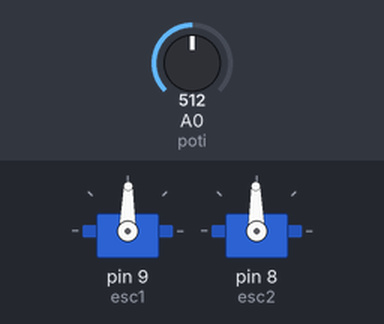
A sketch run on a simulated Arduino Uno, built with avr-gcc and run on an emulated ATmega328P. Shown: 2 × servo. Inputs (shaded band) come from the test bench; at power-on: A0 (poti) = 512. What the sketch prints to the serial monitor is not drawn.

Above: at 1.2 s.
1.3 s: A0 (poti) set to 716
At 2.0 s:
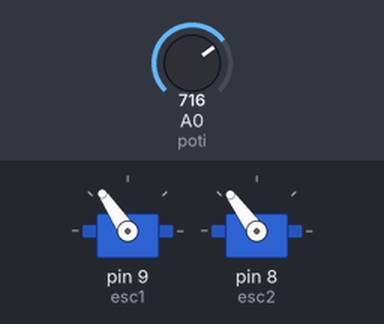
2.8 s: A0 (poti) set to 900
At 3.2 s:
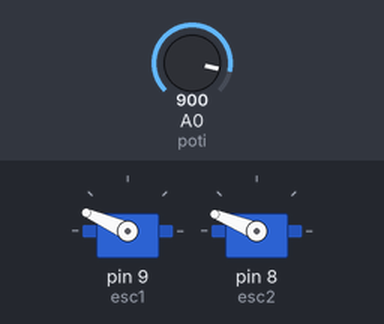
4.3 s: A0 (poti) set to 1023
At 5.5 s:
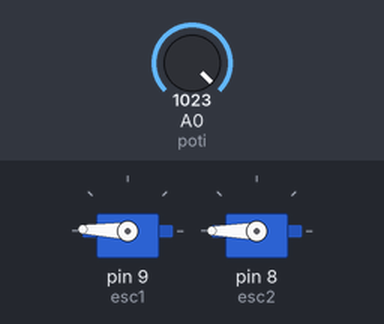
5.8 s: A0 (poti) set to 306
At 6.6 s:
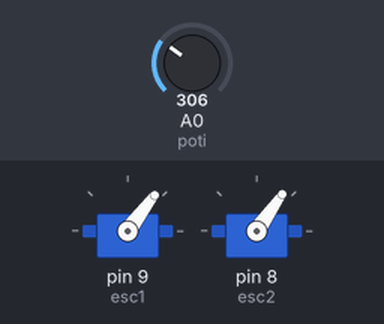
7.3 s: A0 (poti) set to 122
At 7.8 s:
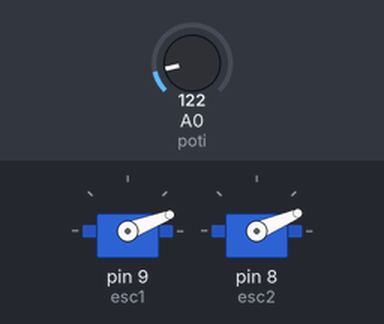
8.8 s: A0 (poti) set to 0
At 10.1 s:
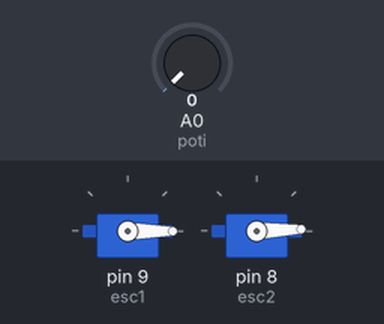
Timing chart, 0 to 11.3 s (numbered marks = the images above; inputs shaded):
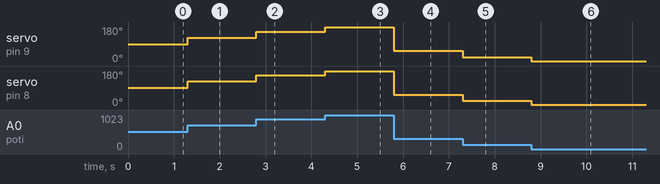

Measured:
- after the input at 1.3 s, servo on pin 9 (esc1): 89° → 124° at once; servo on pin 8 (esc2): 91° → 126° at once
- after the input at 2.8 s, servo on pin 9 (esc1): 124° → 156° at once; servo on pin 8 (esc2): 126° → 158° at once
- after the input at 4.3 s, servo on pin 9 (esc1): 156° → 178° at once; servo on pin 8 (esc2): 158° → 180° at once
- after the input at 5.8 s, servo on pin 9 (esc1): 178° → 53° at once; servo on pin 8 (esc2): 180° → 55° at once
- after the input at 7.3 s, servo on pin 9 (esc1): 53° → 21° at once; servo on pin 8 (esc2): 55° → 23° at once
- after the input at 8.8 s, servo on pin 9 (esc1): 21° → 0° at once; servo on pin 8 (esc2): 23° → 2° at once

The sketch:

Motorcontroll.ino
```cpp
#include <Servo.h>

Servo esc1;
Servo esc2;
int poti = 0;
int motor;

void setup()
{
Serial.begin( 115200);

esc1.attach(9);
esc2.attach(8);
}

void loop()
{
//reading poti value
int motor = analogRead(poti);
//Poti values 0-1023,
//ESC values 0-180
motor = map(motor, 0, 1023, 0 , 178);

//sending motor value to ESCs
esc1.write(motor);
esc2.write(motor+2);

//Showing on Serial Monitor the motor value
Serial.println(motor);
}
```
